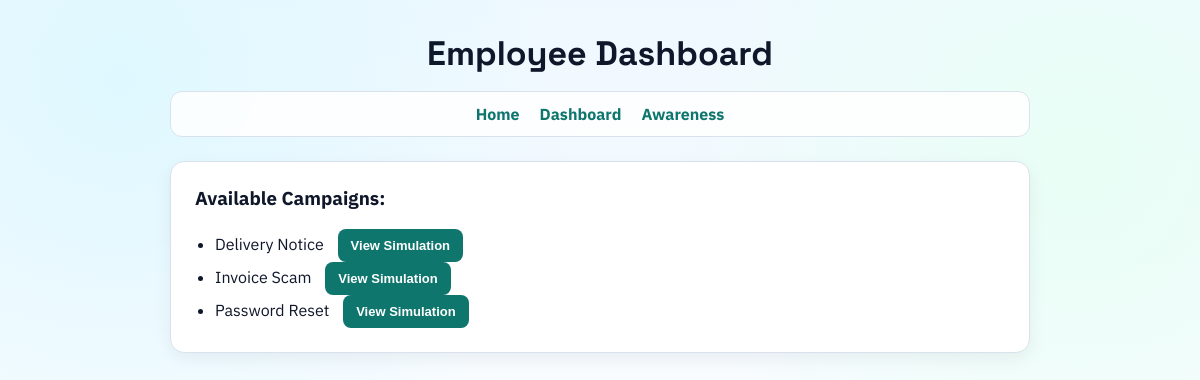
/employee (signed in), run on an earlier commit of the app's database.
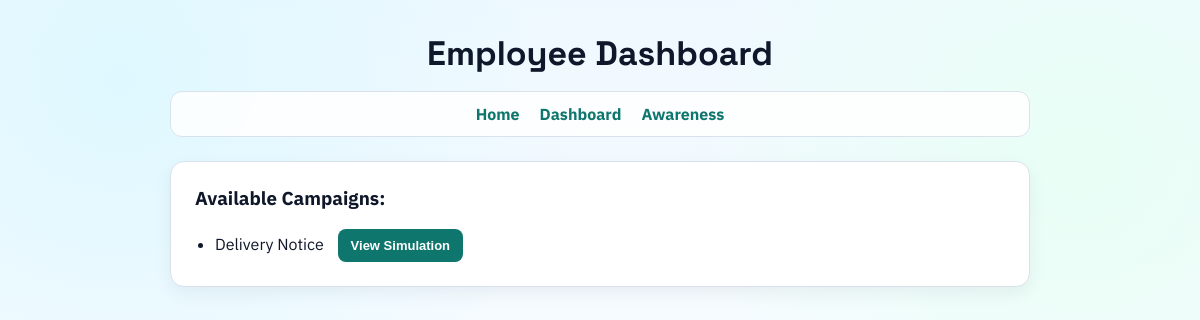
And on a later commit of the database.
### modules/models.py (models this page shows)
class Campaign(db.Model): #define the Campaign model to represent phishing campaigns in the database
    id = db.Column(db.Integer, primary_key=True)
    scenario = db.Column(db.String(100))

### app.py (the view)
@app.route("/employee")
def employee():
    if session.get("role") != "employee":
        return redirect("/login/employee")
    employee_email = session.get("email", "")
    campaigns = Campaign.query.all()
    completed_campaign_ids = {
        r.campaign_id
        for r in Result.query.filter_by(employee_email=employee_email).all()
        if r.campaign_id is not None
    }
    return render_template(
        "employee.html",
        campaigns=campaigns,
        completed_campaign_ids=completed_campaign_ids,
        message=request.args.get("message"),
    )

### app.py (called while the page is built)
def initialize_database():
    global _db_initialized
    if _db_initialized:
        return
    with app.app_context():
        db.create_all()
        ensure_result_email_column()
        ensure_result_campaign_id_column()
    _db_initialized = True

@app.before_request
def ensure_database_ready():
    initialize_database()

### templates/employee.html (shortened to what this page needs)
<div class="page">
    <h2 class="title">Employee Dashboard</h2>
    <nav class="top-nav">
        <a href="/">Home</a>
        <a href="/employee">Dashboard</a>
        <a href="/awareness">Awareness</a>
    </nav>
    <div class="card">
        <h3 class="section-title">Available Campaigns:</h3>
        <ul class="list">
        {% for c in campaigns %}
            <li>
                {{ c.scenario }}
                {% if c.id in completed_campaign_ids %}
                <button class="btn btn-completed" disabled>Completed</button>
                <span class="status">Done</span>
                {% else %}
                <a href="/simulate/{{ c.id }}"><button class="btn">View Simulation</button></a>
                {% endif %}
            </li>
        {% endfor %}
        </ul>
    </div>
</div>

### templates/employee.html (style rules this page uses)
* { box-sizing: border-box; }
.page { max-width: 900px; margin: 32px auto; padding: 0 20px 32px; }
.title { margin: 0 0 16px; font-size: 34px; font-family: "Space Grotesk", "Segoe UI", sans-serif; text-align: center; color: var(--ink); }
.top-nav { display: flex; justify-content: center; flex-wrap: wrap; gap: 20px; margin-bottom: 24px; padding: 12px 16px; background: rgba(255, 255, 255, 0.86); border: 1px solid var(--line); border-radius: 12px; backdrop-filter: blur(5px); }
.top-nav a { text-decoration: none; color: var(--brand-dark); font-weight: 700; }
.card { background: var(--card); border: 1px solid var(--line); border-radius: 14px; padding: 24px; box-shadow: 0 6px 18px rgba(15, 23, 42, 0.06); }
.section-title { margin-top: 0; color: #0f172a; }
.list { margin: 0; padding-left: 20px; line-height: 1.9; }
.btn { border: 1px solid transparent; border-radius: 8px; padding: 8px 12px; font-weight: 700; font-size: 13px; cursor: pointer; background: var(--brand-dark); color: #ffffff; margin-left: 10px; }

What changed in the data, as far as the page shows it:
removed Campaign: scenario "Invoice Scam"
removed Campaign: scenario "Password Reset"
